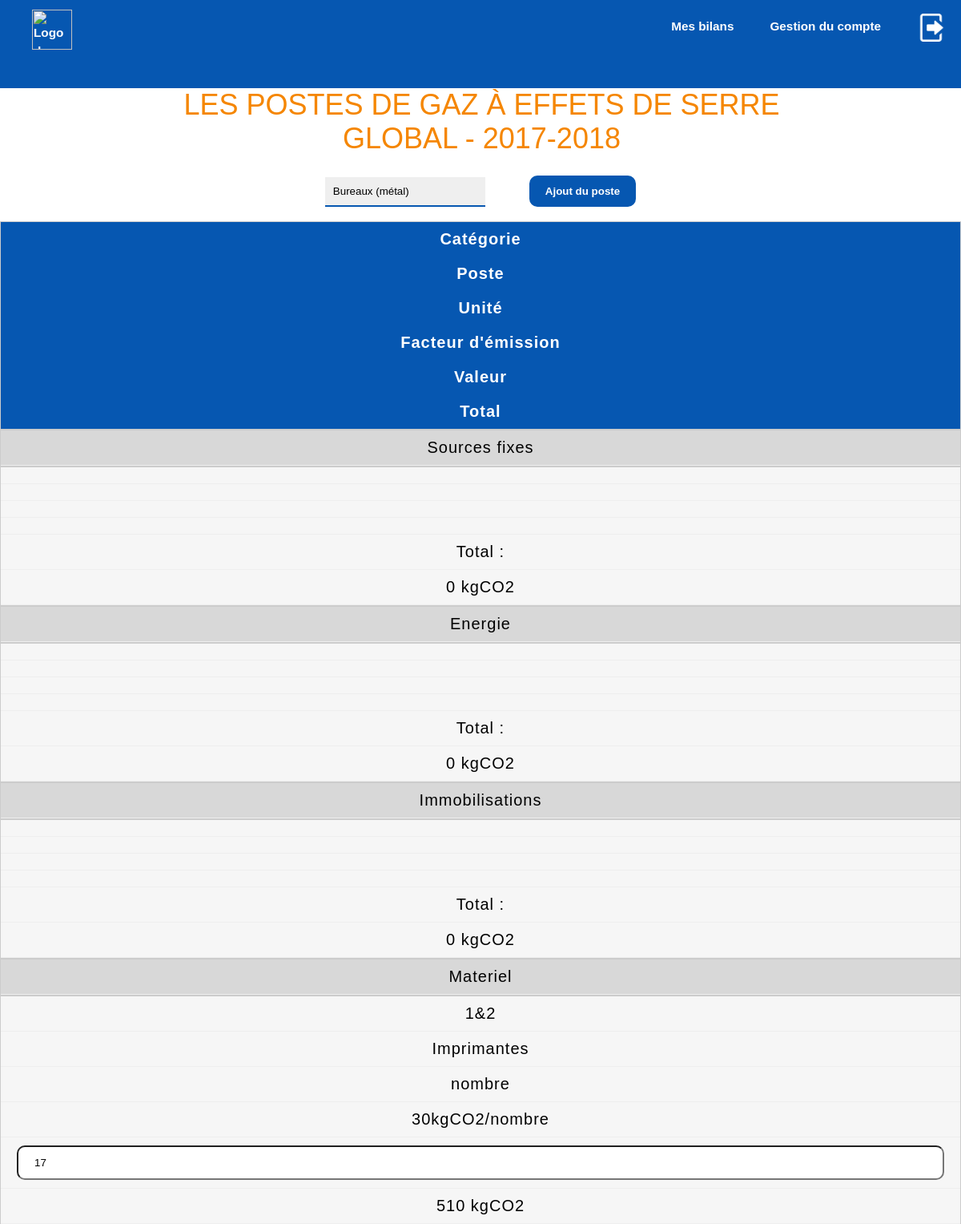
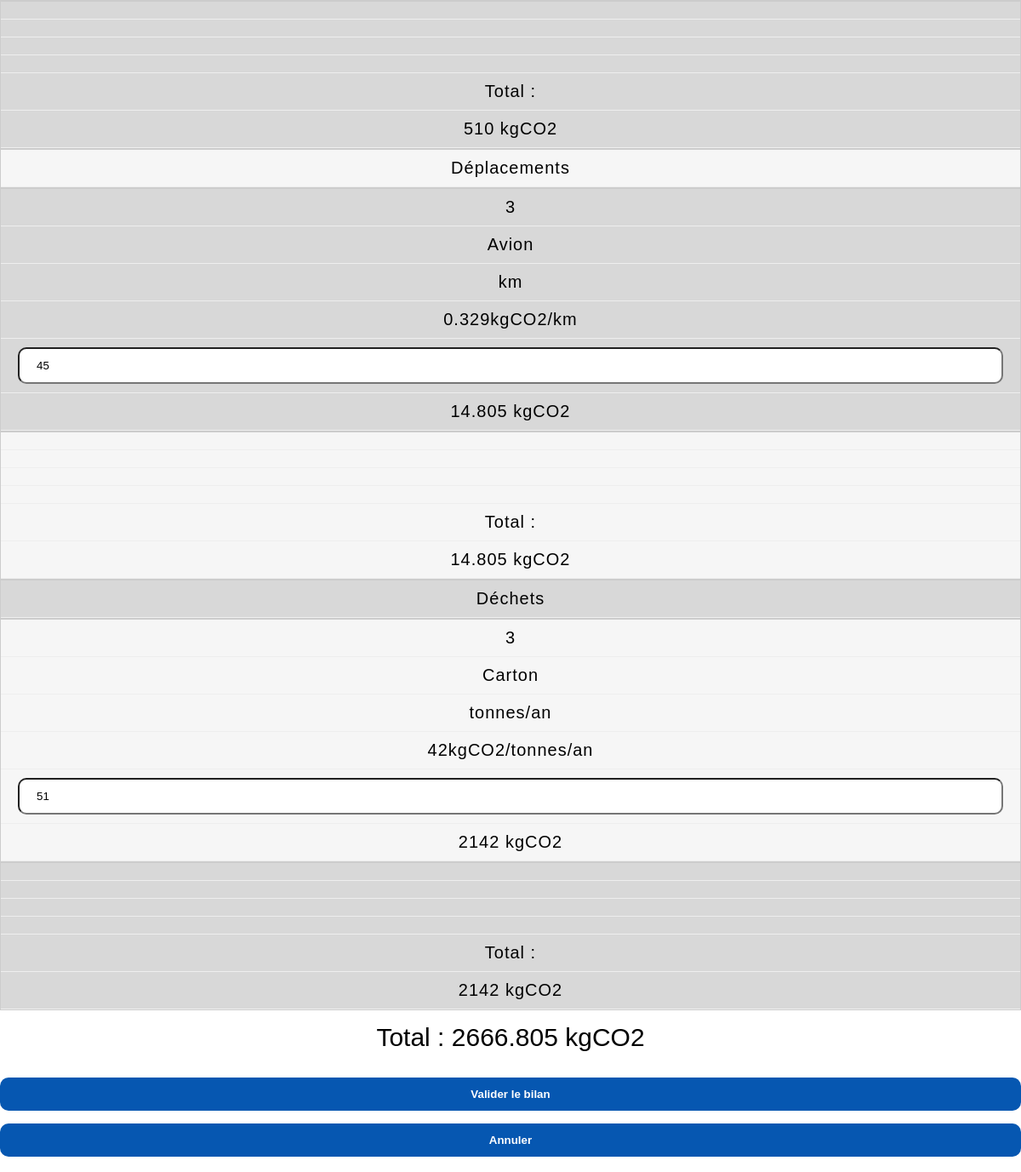
Screenshot of /voirPoste.php?bilan=15 (signed in) with the database file from the repository (2 pictures, top to bottom).
### tables this page shows
CREATE TABLE `bilan_carbone` (
  `Id` int(11) NOT NULL,
  `Nom` varchar(20) NOT NULL,
  `Etablissement` varchar(20) NOT NULL,
  `Periode` varchar(11) NOT NULL
);

CREATE TABLE `poste` (
  `Nom` varchar(20) NOT NULL,
  `Bilan` int(11) NOT NULL,
  `Quantite` int(11) NOT NULL DEFAULT 0
);

CREATE TABLE `poste_info` (
  `Categorie` enum('1&2','3') NOT NULL,
  `type` enum('Sources fixes','Energie','Immobilisations','Materiel','Déplacements','Déchets') NOT NULL,
  `Nom` varchar(30) NOT NULL,
  `Facteur` float NOT NULL,
  `Unite` enum('kWh','m2','nombre','km','tonnes/an') NOT NULL
);

### fonction/fonctionsPoste.php (the view)
<?php
	function ajout_Poste($connexion){
		echo "<form method='post' action='actionPoste.php?bilan=".$_GET['bilan']."'>";
		echo "<div class = 'select'>";
		echo "<select name='ajout_Poste'>";
		$tables="poste";
		$requete="SELECT Nom FROM $tables where bilan='{$_GET['bilan']}'";
		$posteExistantRequete=mysqli_query($connexion,$requete);
		$tables="poste_info";
		$requete="SELECT Nom FROM $tables ";
		$posteDispo=mysqli_query($connexion,$requete);
		$posteExistant=[];
		while(!is_null($ligne=mysqli_fetch_row($posteExistantRequete))){
			$posteExistant[]=$ligne[0];
		}
		while(!is_null($ligne=mysqli_fetch_row($posteDispo))){
			$existe=false;
			foreach ($posteExistant as $value) {
				if($value==$ligne[0]){
					$existe=true;
					break;
				}
			}
			if(!$existe){
				echo "<option value=$ligne[0]>$ligne[0]</option>";
			}
		}
		echo "</select>";
		echo "</div>";
		echo "
			<div class = 'ajout'>
				<input type='submit' name='ajout' value = 'Ajout du poste'>
			</div>";
		echo "</form>";
	}
	function affichage_Poste($connexion,$type){
		$requete="SELECT pi.Categorie,p.Nom,pi.Unite,pi.Facteur,p.Quantite FROM poste as p INNER JOIN poste_info as pi ON p.Nom=pi.Nom WHERE bilan='{$_GET['bilan']}'and pi.type='{$type}' ";
		$posteExistant=mysqli_query($connexion,$requete);
		$total=0;
		while(!is_null($ligne=mysqli_fetch_row($posteExistant))){
			echo "<tr>";
			echo "<td>$ligne[0]</td>";
			echo "<td>$ligne[1]</td>";
			echo "<td>$ligne[2]</td>";
			echo "<td>$ligne[3]kgCO2/$ligne[2]</td>";
			echo "<td><input type='number' value='$ligne[4]' name ='$ligne[1]'></td>";
			$emission=$ligne[3]*$ligne[4];
			$total=$total + $emission;
			echo "<td>$emission kgCO2</td>";
			echo "</tr>";
		}
		echo "<tr>";
			echo "<td></td>";
			echo "<td></td>";
			echo "<td></td>";
			echo "<td></td>";
			echo "<td>Total : </td>";
			echo "<td>$total kgCO2</td>";
		return $total;
	}
?>

### voirPoste.php (shortened to what this page needs)
<html>
	<?php
		require("fonction/fonction.php");
		require("fonction/fonctionsPoste.php");
		if(!$connexion=connexion()){
			die();
		}
	?>
	<head>
		<link rel="stylesheet" href="css/style.css">
		<link rel="stylesheet" href="css/bilan_poste.css">
		<link rel="stylesheet" href="css/poste.css">
		<link rel="stylesheet" href="css/tableau.css">
	</head>
	<header>
	</header>
	<body>
		<h1>
			<?php
				$table="bilan_carbone";
				$requete="Select nom,Periode from $table where id='{$_GET['bilan']}'";
				$resultat=mysqli_query($connexion,$requete);
				$ligne=mysqli_fetch_row($resultat);
				echo "Les postes de gaz à effets de serre<br> $ligne[0] - $ligne[1]";
			?>
		</h1>
		<div id = "afficherPoste">
			<div id="ajoutPoste">
				<?php
					ajout_Poste($connexion);
				?>
			</div>
			<?php
				echo "<form method='post' action='actionPoste.php?bilan=".$_GET['bilan']."'>";
			?>
				<table>
						<tr>
							<th>Catégorie</th>
							<th>Poste</th>
							<th>Unité</th>
							<th>Facteur d'émission</th>
							<th>Valeur</th>
							<th>Total</th>
						</tr>
						<?php
							$type=["Sources fixes","Energie","Immobilisations","Materiel","Déplacements","Déchets"];
							$Total=0;
							foreach($type as $value){
								echo "<tr>";
								echo "<td colspan='6'>$value</td>";
								echo "</tr>";
								$Total+=affichage_Poste($connexion,$value);
							}
						?>
				</table>
				<h2 id = "total">
					<?php
						echo "Total : $Total kgCO2";
					?>
				</h2>
				<input type='submit' name='valider' class = 'valider' value='Valider le bilan' />
				<input type='reset' class = 'valider' value='Annuler' />
			</form>
		</div>
	</body>
</html>

### css/style.css (style rules this page uses)
body { padding: auto; margin: 0 auto; background: #FFFFFF; font-family: Garamond, Verdana, sans-serif; font-size: 18px; }
h1 { text-align: center; font-size: 40px; margin: 10px; padding-top: 100px; color : #f58600; font : 200% impact, futura, sans-serif; text-transform : uppercase; padding-left : 3px; }
h2, h3 { font-weight: normal; text-align: left; margin: 15px; }
h2 { font-size: 30px; }
input { width: 100%; padding: 12px 20px; border-radius: 10px; white-space: pre-wrap; white-space: -moz-pre-wrap; white-space: -pre-wrap; white-space: -o-pre-wrap; word-wrap: break-word; }
input[type="submit"], input[type = "reset"] { text-align: center; margin-top: 15px; cursor: pointer; color: white; font-weight: bold; border: none; background-color: #0657b1; }

### css/poste.css (style rules this page uses)
#afficherPoste { display: block; text-align: center; }
#total { text-align: center; }
.select, .ajout { display: inline-block; }
.ajout { margin-left: 50px; }
.select { width: 200px; }
.select { border-bottom: #0657b1 2px solid; }
.select select { -webkit-appearance: none; -moz-appearance: none; appearance: none; width: 100%; height: auto; border: 0; padding: .75em; text-overflow: ellipsis; }

### css/tableau.css (style rules this page uses)
@media only screen and (max-width: 760px), (min-device-width: 768px) and (max-device-width: 1024px) { table, thead, tbody, th, td, tr { display: block; } }
@media only screen and (max-width: 760px), (min-device-width: 768px) and (max-device-width: 1024px) { tr { border: 1px solid #ccc; } }
@media only screen and (max-width: 760px), (min-device-width: 768px) and (max-device-width: 1024px) { td { border: none; border-bottom: 1px solid #eee; position: relative; padding-left: 50%; } }
@media only screen and (max-width: 760px), (min-device-width: 768px) and (max-device-width: 1024px) { td:before { position: absolute; top: 6px; left: 6px; width: 45%; padding-right: 10px; white-space: nowrap; } }
table { border-collapse: collapse; letter-spacing: 1px; font-size: 20px; margin: auto; }
td, th { padding: 10px 20px; text-align: center; }
th { background-color: #0657b1; color: white; }
tr:nth-child(even) td { background-color: #d8d8d8; }
tr:nth-child(odd) td { background-color: #f6f6f6; }

### rows the page displays
bilan_carbone: Nom "GLOBAL", Periode "2017-2018"
poste: Nom.Categorie "1&2", Nom "Imprimantes", Nom.Unite "nombre", Nom.Facteur "30", Quantite "17", emission "510"
poste: Nom.Categorie "3", Nom "Avion", Nom.Unite "km", Nom.Facteur "0.329", Quantite "45", emission "14.805"
poste: Nom.Categorie "3", Nom "Carton", Nom.Unite "tonnes/an", Nom.Facteur "42", Quantite "51", emission "2142"

### other values shown
$value "Sources fixes"
$value "Energie"
$value "Immobilisations"
$value "Materiel"
$total "510"
$value "Déplacements"
$total "14.805"
$value "Déchets"
$total "2142"
$Total "2666.805"
form field ajout_Poste "Bureaux (métal)"
